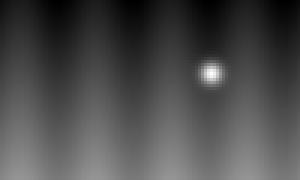
#> input picture scripts/tests/fixtures/fits/rice-i16.fits, 100 x 60 px (shown 3 times larger); the run also reads 14 pictures not shown here
$ python gen-fits-tiled-fixtures.py
#> lines starting #> are read from the running program, lines starting #| are printed output that depends on the picture; after the words box and inside, x2 and y2 are one past the last pixel; in counts of white or black regions, pixels touching at a corner belong together; long printed decimals are rounded
"""Tile-compressed FITS fixtures (the FITS 4.0 standard, section 10), written with astropy: RICE_1, GZIP_1, GZIP_2,
PLIO_1 and HCOMPRESS_1 tiles; 8-, 16- and 32-bit integers, 32- and 64-bit floats (quantized without dither, with
SUBTRACTIVE_DITHER_1 and _2, and lossless), partial tiles, a cube, BLANK and NaN nulls. Each file comes with the values
astropy reads back (.bin, float64 little-endian, NaN for nulls) and tiled.json describes them.

Run from the repository root:  python3 scripts/gen-fits-tiled-fixtures.py
"""
import json, os
import numpy as np
from astropy.io import fits

OUT = 'tests/fixtures/fits'
os.makedirs(OUT, exist_ok=True)
rng = np.random.default_rng(5)
manifest = {}


def field(h, w, scale=1.0, noise=0.0):
    yy, xx = np.mgrid[0:h, 0:w]
    a = (np.sin(xx / 4.0) * 20 + yy * 3 + np.exp(-((xx - w * 0.7) ** 2 + (yy - h * 0.4) ** 2) / 12.0) * 300) * scale
    if noise:
        a = a + rng.normal(0, noise, size=a.shape)
    return a


def write(name, data, compression, header=None, **kw):
#> called with name = 'rice-i16.fits', compression = 'RICE_1'
    hdu = fits.CompImageHDU(data=data, compression_type=compression, **kw)
    if header:
        for k, v in header.items():
            hdu.header[k] = v
    hdul = fits.HDUList([fits.PrimaryHDU(), hdu])
    path = os.path.join(OUT, name)
    hdul.writeto(path, overwrite=True)
    back = fits.open(path)[1]
    got = np.asarray(back.data, dtype=np.float64)
    open(path[:-5] + '.bin', 'wb').write(got.astype('<f8').tobytes())
    hdr = back._bintable.header if hasattr(back, '_bintable') else fits.open(path, disable_image_compression=True)[1].header
    manifest[name] = {'shape': list(got.shape), 'compression': compression, 'zbitpix': int(hdr['ZBITPIX']), 'tiles': [int(hdr[f'ZTILE{i + 1}']) for i in range(int(hdr['ZNAXIS']))],
                      'quantiz': hdr.get('ZQUANTIZ'), 'lossy': bool(data.dtype.kind == 'f' and kw.get('quantize_level', 16.0) != 0) or bool(kw.get('hcomp_scale', 0)),
                      'maxErr': float(np.nanmax(np.abs(got - data))) if data.dtype.kind == 'f' else int(np.nanmax(np.abs(got - data)))}
    return hdr


h, w = 60, 100
i16 = np.round(field(h, w)).astype(np.int16)
hdr = write('rice-i16.fits', i16, 'RICE_1', tile_shape=(7, 13))
print('rice-i16 columns', [hdr[f'TFORM{i + 1}'] for i in range(hdr['TFIELDS'])], 'ZNAME', [hdr.get(f'ZNAME{i + 1}') for i in range(2)], 'THEAP', hdr.get('THEAP'), 'PCOUNT', hdr['PCOUNT'])
#| rice-i16 columns ['1PB(87)'] ZNAME ['BLOCKSIZE', 'BYTEPIX'] THEAP None PCOUNT 3510
write('rice-i32-cube.fits', np.stack([np.round(field(20, 30) * 1000).astype(np.int32) + z * 50000 for z in range(3)]), 'RICE_1', tile_shape=(2, 8, 9))
write('rice-u8.fits', np.clip(np.round(field(24, 40) / 2 + 100), 0, 255).astype(np.uint8), 'RICE_1')
#> call 3 of write, with name = 'rice-u8.fits', compression = 'RICE_1'
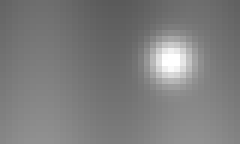
#> input picture scripts/tests/fixtures/fits/rice-u8.fits, 40 x 24 px (shown 6 times larger)
f32 = field(h, w, 0.37, 0.5).astype(np.float32)
f32[5:9, 10:20] = np.nan
write('rice-f32-nodither.fits', f32, 'RICE_1', quantize_level=16, quantize_method=-1)
write('rice-f32-dither1.fits', f32, 'RICE_1', quantize_level=16, quantize_method=1, dither_seed=42)
f32z = f32.copy(); f32z[20:30, 30:50] = 0.0
#> after `f32z[20:30, 30:50] = 0.0`: f32z: shape (60, 100) float32; 0.67% of the values are NaN or infinite; the others: min -8.3, max 130.6, mean 32.77
write('rice-f32-dither2.fits', f32z, 'RICE_1', quantize_level=16, quantize_method=2, dither_seed=777, tile_shape=(10, 50))
write('gzip1-f32-lossless.fits', f32, 'GZIP_1', quantize_level=0)
write('gzip1-f64.fits', field(16, 24).astype(np.float64), 'GZIP_1', quantize_level=0)
write('gzip2-i16.fits', i16, 'GZIP_2', tile_shape=(16, 100))
mask = np.zeros((30, 40), np.int32)
#> mask: shape (30, 40) int32; every value is 0
mask[5:15, 8:30] = 3; mask[10:25, 20:35] = 7; mask[2, :] = np.arange(40) % 5
#> after `mask[5:15, 8:30] = 3`:
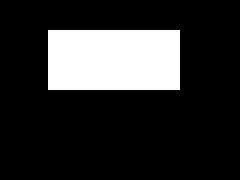
#> mask: shape (30, 40) int32 (shown 6 times larger); values 0 (black) and 3 (white), 18.3% white; 1 white region, box (x1, y1, x2, y2) and area: (8, 5, 30, 15) 220
#> after `mask[10:25, 20:35] = 7`:
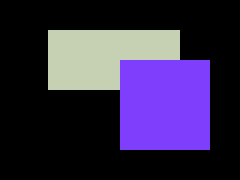
#> mask: shape (30, 40) int32 (shown 6 times larger); 3 distinct labels, from 0 to 7; one colour per label, 0 black
#> after `mask[2, :] = np.arange(40) % 5`:
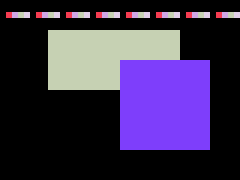
#> mask: shape (30, 40) int32 (shown 6 times larger); 6 distinct labels, from 0 to 7; one colour per label, 0 black
write('plio-mask.fits', mask, 'PLIO_1')
write('hcomp-i16.fits', i16, 'HCOMPRESS_1', tile_shape=(30, 50))
write('hcomp-i32-lossy.fits', np.round(field(40, 64) * 100).astype(np.int32), 'HCOMPRESS_1', hcomp_scale=3, hcomp_smooth=1)
#> in field (call 8), `yy, xx = np.mgrid[0:h, 0:w]`:
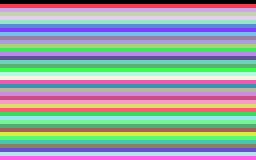
#> yy: shape (40, 64) int64 (shown 4 times larger); 40 distinct labels, from 0 to 39; one colour per label, 0 black
#> in field (call 8), `a = (np.sin(xx / 4.0) * 20 + yy * 3 + np.exp(-((xx - w * 0.7) ** 2 + (..`:
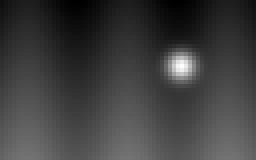
#> a: shape (40, 64) float64 (shown 4 times larger); min -20, max 327.6, mean 65.4; drawn with min black and max white
write('hcomp-f32.fits', f32, 'HCOMPRESS_1', quantize_level=16, quantize_method=-1, hcomp_scale=0)
blank = i16.copy(); blank[3:6, 3:9] = -999
#> further down, blank is the input picture: shape (60, 100) int16; min -20, max 352, mean 90.4
#> after `blank[3:6, 3:9] = -999`:
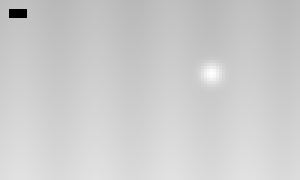
#> blank: shape (60, 100) int16 (shown 3 times larger); 0.3% of pixels changed, all inside (x1, y1, x2, y2) = (3, 3, 9, 6); drawn with min black and max white
write('rice-i16-blank.fits', blank, 'RICE_1', header={'BLANK': -999})
write('gzip1-tiny.fits', np.arange(64, dtype=np.int16).reshape(8, 8) * 100, 'GZIP_1')
write('nocompress-i16.fits', i16[:10, :20], 'NOCOMPRESS')
with open(os.path.join(OUT, 'tiled.json'), 'w') as f:
    json.dump(manifest, f, indent=1, sort_keys=True)
for k, v in manifest.items():
    print(k, v)
#> this loop made 16 passes
#> k on passes 1 to 12: 'rice-i16.fits', 'rice-i32-cube.fits', 'rice-u8.fits', 'rice-f32-nodither.fits', 'rice-f32-dither1.fits', 'rice-f32-dither2.fits', 'gzip1-f32-lossless.fits', 'gzip1-f64.fits', 'gzip2-i16.fits', 'plio-mask.fits', 'hcomp-i16.fits', 'hcomp-i32-lossy.fits'
#| rice-i16.fits {'shape': [60, 100], 'compression': 'RICE_1', 'zbitpix': 16, 'tiles': [13, 7], 'quantiz': None, 'lossy': False, 'maxErr': 0}
#| rice-i32-cube.fits {'shape': [3, 20, 30], 'compression': 'RICE_1', 'zbitpix': 32, 'tiles': [9, 8, 2], 'quantiz': None, 'lossy': False, 'maxErr': 0}
#| rice-u8.fits {'shape': [24, 40], 'compression': 'RICE_1', 'zbitpix': 8, 'tiles': [40, 1], 'quantiz': None, 'lossy': False, 'maxErr': 0}
#| rice-f32-nodither.fits {'shape': [60, 100], 'compression': 'RICE_1', 'zbitpix': -32, 'tiles': [100, 1], 'quantiz': 'NO_DITHER', 'lossy': True, 'maxErr': 0.02329}
#| rice-f32-dither1.fits {'shape': [60, 100], 'compression': 'RICE_1', 'zbitpix': -32, 'tiles': [100, 1], 'quantiz': 'SUBTRACTIVE_DITHER_1', 'lossy': True, 'maxErr': 0.02377}
#| rice-f32-dither2.fits {'shape': [60, 100], 'compression': 'RICE_1', 'zbitpix': -32, 'tiles': [50, 10], 'quantiz': 'SUBTRACTIVE_DITHER_2', 'lossy': True, 'maxErr': 0.02541}
#| gzip1-f32-lossless.fits {'shape': [60, 100], 'compression': 'GZIP_1', 'zbitpix': -32, 'tiles': [100, 1], 'quantiz': 'NO_DITHER', 'lossy': False, 'maxErr': 0.0}
#| gzip1-f64.fits {'shape': [16, 24], 'compression': 'GZIP_1', 'zbitpix': -64, 'tiles': [24, 1], 'quantiz': 'NO_DITHER', 'lossy': False, 'maxErr': 0.0}
#> (further printed lines are left out)
